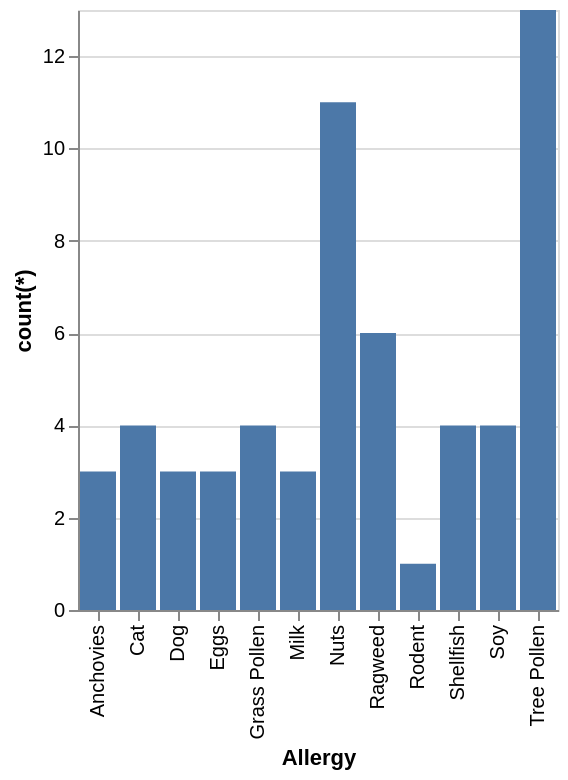

Write the Vega-Lite specification saved for this chart.
### Vega-Lite specification from a JSON file in a GitHub repository (floating-point values rounded to 4 significant figures)
{"data": {"values": [{"x_data": "Anchovies", "y_data": 3}, {"x_data": "Cat", "y_data": 4}, {"x_data": "Dog", "y_data": 3}, {"x_data": "Eggs", "y_data": 3}, {"x_data": "Grass Pollen", "y_data": 4}, {"x_data": "Milk", "y_data": 3}, {"x_data": "Nuts", "y_data": 11}, {"x_data": "Ragweed", "y_data": 6}, {"x_data": "Rodent", "y_data": 1}, {"x_data": "Shellfish", "y_data": 4}, {"x_data": "Soy", "y_data": 4}, {"x_data": "Tree Pollen", "y_data": 13}]}, "mark": "bar", "encoding": {"x": {"field": "x_data", "type": "nominal", "title": "Allergy", "sort": "ascending"}, "y": {"field": "y_data", "type": "quantitative", "title": "count(*)"}}}
